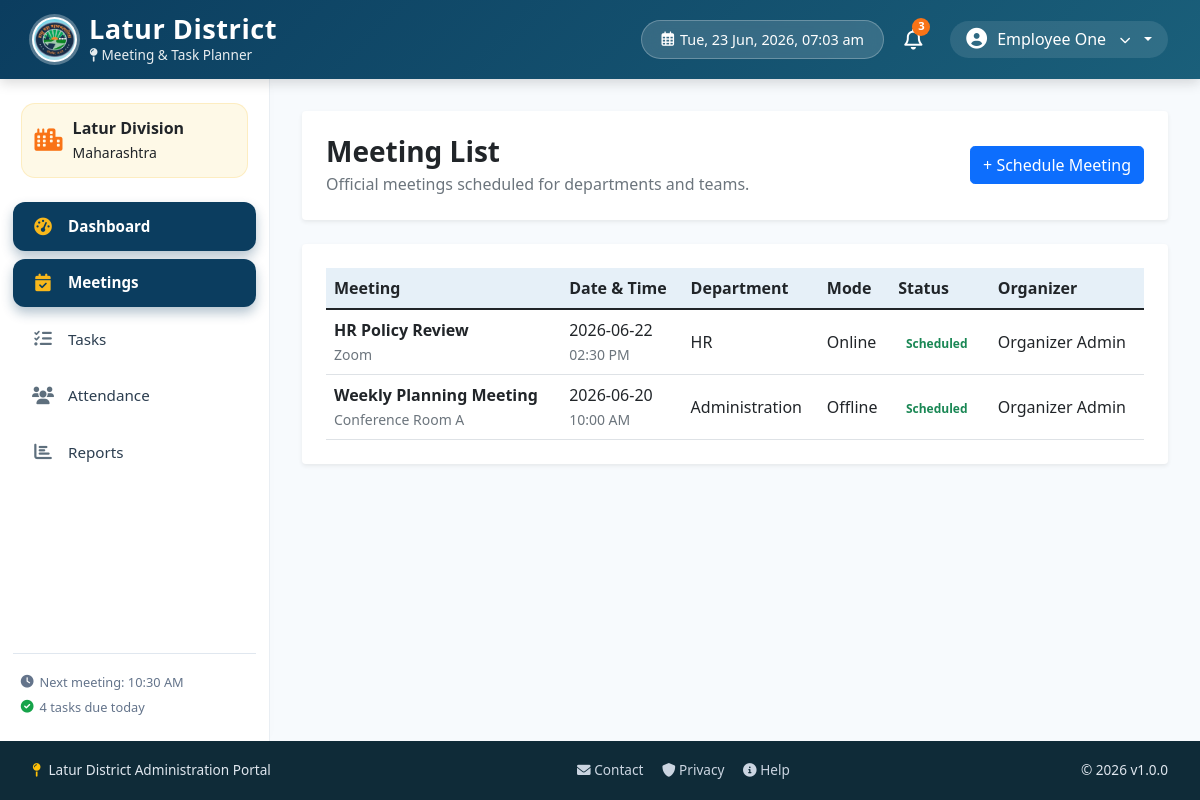
The app's page /modules/meetings/index.php (signed in) with its own data.
### tables this page shows
CREATE TABLE IF NOT EXISTS meetings (
  id INT AUTO_INCREMENT PRIMARY KEY,
  title VARCHAR(150) NOT NULL,
  meeting_date DATE NOT NULL,
  meeting_time TIME NOT NULL,
  location VARCHAR(150) NOT NULL,
  mode VARCHAR(50) NOT NULL,
  agenda TEXT NOT NULL,
  department VARCHAR(100) NOT NULL,
  organizer_id INT NOT NULL,
  status VARCHAR(30) NOT NULL DEFAULT 'Scheduled',
  created_at TIMESTAMP DEFAULT CURRENT_TIMESTAMP,
  FOREIGN KEY (organizer_id) REFERENCES users(id)
);

CREATE TABLE IF NOT EXISTS users (
  id INT AUTO_INCREMENT PRIMARY KEY,
  name VARCHAR(100) NOT NULL,
  email VARCHAR(150) NOT NULL UNIQUE,
  password VARCHAR(255) NOT NULL,
  role VARCHAR(50) NOT NULL,
  department VARCHAR(100) NOT NULL,
  isDeleted ENUM('Yes','No') NOT NULL DEFAULT 'No'
);

### config/db.php (called while the page is built, shortened)
<?php
function formatTime12Hour($time) {
    $timeArray = explode(':', $time);
    if (count($timeArray) >= 2) {
        $hour = (int)$timeArray[0];
        $minute = $timeArray[1];
        $ampm = ($hour >= 12) ? 'PM' : 'AM';
        if ($hour > 12) {
            $hour = $hour - 12;
        } elseif ($hour === 0) {
            $hour = 12;
        }
        return str_pad($hour, 2, '0', STR_PAD_LEFT) . ':' . $minute . ' ' . $ampm;
    }
    return $time;
}
?>

### modules/meetings/index.php (the view, shortened to what this page needs)
<?php
require_once '../../config/db.php';
include_once '../../includes/header.php';
$conn = getDBConnection();
$result = $conn->query(
    "SELECT m.id, m.title, m.meeting_date, m.meeting_time, m.location, m.mode, m.department, m.status, u.name AS organizer_name
     FROM meetings m
     JOIN users u ON m.organizer_id = u.id
     ORDER BY m.meeting_date DESC, m.meeting_time DESC"
);
if ($result) {
    $meetings = $result->fetch_all(MYSQLI_ASSOC);
} else {
    error_log('Meetings query failed: ' . $conn->error);
    $meetings = [];
}
?>
<div class="row">
    <div class="col-12">
        <div class="card p-4 border-0 shadow-sm mb-4">
            <div class="d-flex justify-content-between align-items-center flex-wrap gap-2">
                <div>
                    <h3 class="fw-bold mb-1">Meeting List</h3>
                    <p class="text-muted mb-0">Official meetings scheduled for departments and teams.</p>
                </div>
                <a href="create.php" class="btn btn-primary rounded-3" >+ Schedule Meeting</a>
            </div>
        </div>
        <div class="card p-4 border-0 shadow-sm">
            <div class="table-responsive">
                <table class="table table-hover align-middle mb-0">
                    <thead style="background:#e6f0f8; border-top: 2px solid var(--gov-blue);">
                        <tr>
                            <th>Meeting</th>
                            <th>Date & Time</th>
                            <th>Department</th>
                            <th>Mode</th>
                            <th>Status</th>
                            <th>Organizer</th>
                        </tr>
                    </thead>
                    <tbody>
                        <?php foreach ($meetings as $meeting): ?>
                            <tr>
                                <td>
                                    <strong><?php echo htmlspecialchars($meeting['title']); ?></strong><br>
                                    <small class="text-muted"><?php echo htmlspecialchars($meeting['location']); ?></small>
                                </td>
                                <td>
                                    <?php echo htmlspecialchars($meeting['meeting_date']); ?><br>
                                    <small class="text-muted"><?php echo formatTime12Hour($meeting['meeting_time']); ?></small>
                                </td>
                                <td><?php echo htmlspecialchars($meeting['department']); ?></td>
                                <td><?php echo htmlspecialchars($meeting['mode']); ?></td>
                                <td><span class="badge bg-success-subtle text-success"><?php echo htmlspecialchars($meeting['status']); ?></span></td>
                                <td><?php echo htmlspecialchars($meeting['organizer_name']); ?></td>
                            </tr>
                        <?php endforeach; ?>
                    </tbody>
                </table>
            </div>
        </div>
    </div>
</div>
<?php include_once '../../includes/footer.php'; ?>

### records on screen
meetings: title "HR Policy Review", location "Zoom", meeting_date "2026-06-22", meeting_time "02:30 PM", department "HR", mode "Online", status "Scheduled", organizer.name "Organizer Admin"
meetings: title "Weekly Planning Meeting", location "Conference Room A", meeting_date "2026-06-20", meeting_time "10:00 AM", department "Administration", mode "Offline", status "Scheduled", organizer.name "Organizer Admin"

### other values on screen
$userName "Employee One"
